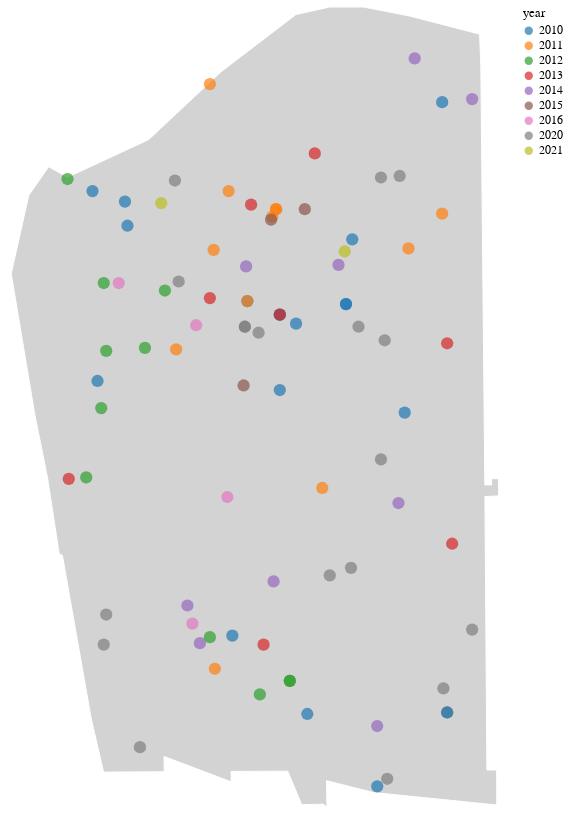

The notebook cell this image was saved under:
### Markdown cell above
### 2010-2021 homicides

### Code cell
# Boyle Heights neighborhood background
background = (
    alt.Chart(boyle_heights)
    .mark_geoshape(fill="lightgray", stroke="white")
    .properties(width=500, height=800)
)

# homicide positions on background
points = (
    alt.Chart(bh_homicides)
    .mark_circle(size=150)
    .encode(
        longitude="longitude:Q",
        latitude="latitude:Q",
        color=alt.Color("year:N", scale=alt.Scale(scheme="category10")),
        tooltip=[
            "record_id:N",
            "year:N",
            "date_occurred:N",
            "premises_description:N",
            "weapon_description:N",
        ],
    )
)

(background + points).properties(height=600, width=300).configure_legend(
    symbolType="circle", symbolSize=70
)
